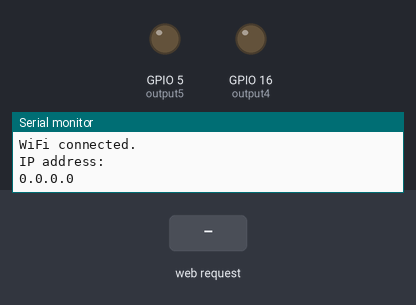
Bench run of a sketch on a simulated ESP8266 (NodeMCU). Parts: output pins drawn as LEDs (lit = HIGH), the last lines printed to the serial monitor. The inputs (shaded band) are chosen by the test bench.

Above: at 1.2 s.
1.3 s: HTTP request GET /5/on received
At 2.3 s:
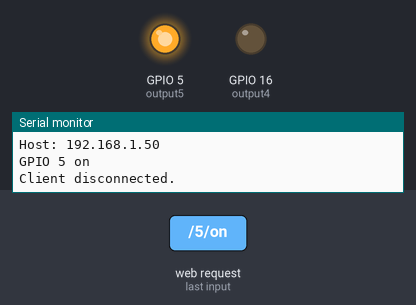
2.8 s: HTTP request GET /4/on received
At 3.5 s:
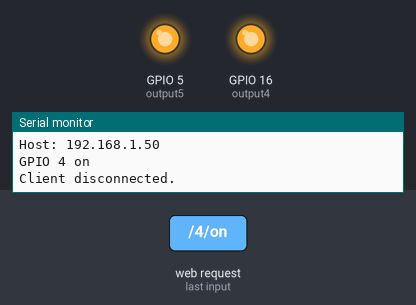
4.3 s: HTTP request GET /5/off received
At 4.6 s:
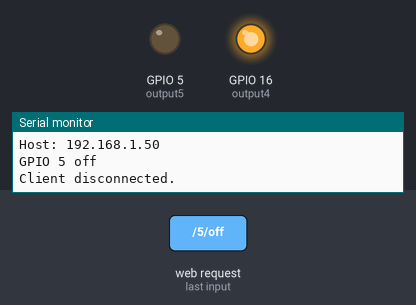
5.8 s: HTTP request GET /4/off received
At 7.0 s:
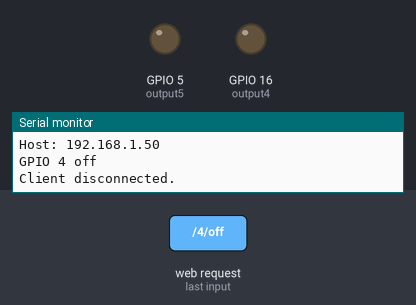
Timing chart, 0 to 8.3 s (numbered marks = the images above; inputs shaded):
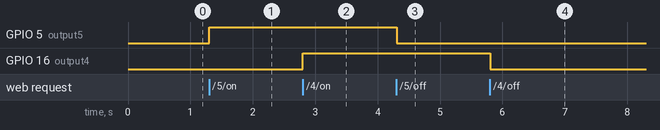

The sketch:

esp8266-serwer.ino
```cpp
#include <ESP8266WiFi.h>

// Replace with your network credentials
const char* ssid     = "";
const char* password = "";

// Set web server port number to 80
WiFiServer server(80);

// Variable to store the HTTP request
String header;

// Auxiliar variables to store the current output state
String output5State = "off";
String output4State = "off";

// Assign output variables to GPIO pins
const int output5 = 5;
const int output4 = 16;

void setup() {
  IPAddress localIp(192,168,1,1);
  IPAddress gateway(192,168,1,1);
  IPAddress subnet(255,255,255,0);

  Serial.begin(115200);
  // Initialize the output variables as outputs
  pinMode(output5, OUTPUT);
  pinMode(output4, OUTPUT);
  // Set outputs to LOW
  digitalWrite(output5, LOW);
  digitalWrite(output4, LOW);

  WiFi.softAPConfig(localIp, gateway, subnet);
  WiFi.softAP(ssid, password);

  // Print local IP address and start web server
  Serial.println("");
  Serial.println("WiFi connected.");
  Serial.println("IP address: ");
  Serial.println(WiFi.localIP());


  server.begin();
}

void loop(){
  WiFiClient client = server.available();   // Listen for incoming clients

  if (client) {                             // If a new client connects,
    Serial.println("New Client.");          // print a message out in the serial port
    String currentLine = "";                // make a String to hold incoming data from the client
    while (client.connected()) {            // loop while the client's connected
      if (client.available()) {             // if there's bytes to read from the client,
        char c = client.read();             // read a byte, then
        Serial.write(c);                    // print it out the serial monitor
        header += c;
        if (c == '\n') {                    // if the byte is a newline character
          // if the current line is blank, you got two newline characters in a row.
          // that's the end of the client HTTP request, so send a response:
          if (currentLine.length() == 0) {
            // HTTP headers always start with a response code (e.g. HTTP/1.1 200 OK)
            // and a content-type so the client knows what's coming, then a blank line:
            client.println("HTTP/1.1 200 OK");
            client.println("Content-type:text/html");
            client.println("Connection: close");
            client.println();

            // turns the GPIOs on and off
            if (header.indexOf("GET /5/on") >= 0) {
              Serial.println("GPIO 5 on");
              output5State = "on";
              digitalWrite(output5, HIGH);
            } else if (header.indexOf("GET /5/off") >= 0) {
              Serial.println("GPIO 5 off");
              output5State = "off";
              digitalWrite(output5, LOW);
            } else if (header.indexOf("GET /4/on") >= 0) {
              Serial.println("GPIO 4 on");
              output4State = "on";
              digitalWrite(output4, HIGH);
            } else if (header.indexOf("GET /4/off") >= 0) {
              Serial.println("GPIO 4 off");
              output4State = "off";
              digitalWrite(output4, LOW);
            }

            // Display the HTML web page
            client.println("<!DOCTYPE html><html>");
            client.println("<head><meta name=\"viewport\" content=\"width=device-width, initial-scale=1\">");
            client.println("<link rel=\"icon\" href=\"data:,\">");
            // CSS to style the on/off buttons
            // Feel free to change the background-color and font-size attributes to fit your preferences
            client.println("<style>html { font-family: Helvetica; display: inline-block; margin: 0px auto; text-align: center;}");
            client.println(".button { background-color: #195B6A; border: none; color: white; padding: 16px 40px;");
            client.println("text-decoration: none; font-size: 30px; margin: 2px; cursor: pointer;}");
            client.println(".button2 {background-color: #77878A;}</style></head>");

            // Web Page Heading
            client.println("<body><h1>ESP8266 Web Server</h1>");

            // Display current state, and ON/OFF buttons for GPIO 5
            client.println("<p>LED 1 " + output5State + "</p>");
            // If the output5State is off, it displays the ON button
            if (output5State=="off") {
              client.println("<p><a href=\"/5/on\"><button class=\"button\">ON</button></a></p>");
            } else {
              client.println("<p><a href=\"/5/off\"><button class=\"button button2\">OFF</button></a></p>");
            }

            // Display current state, and ON/OFF buttons for GPIO 4
            client.println("<p>LED 2 " + output4State + "</p>");
            // If the output4State is off, it displays the ON button
            if (output4State=="off") {
              client.println("<p><a href=\"/4/on\"><button class=\"button\">ON</button></a></p>");
            } else {
              client.println("<p><a href=\"/4/off\"><button class=\"button button2\">OFF</button></a></p>");
            }
            client.println("</body></html>");

            // The HTTP response ends with another blank line
            client.println();
            // Break out of the while loop
            break;

          } else { // if you got a newline, then clear currentLine
            currentLine = "";
          }
        } else if (c != '\r') {  // if you got anything else but a carriage return character,
          currentLine += c;      // add it to the end of the currentLine
        }
      }
    }
    // Clear the header variable
    header = "";
    // Close the connection
    client.stop();
    Serial.println("Client disconnected.");
    Serial.println("");
  }
}
```

Measured:
- after the input at 1.3 s, GPIO 5 (output5): LOW → HIGH at once
- after the input at 2.8 s, GPIO 16 (output4): LOW → HIGH at once
- after the input at 4.3 s, GPIO 5 (output5): HIGH → LOW at once
- after the input at 5.8 s, GPIO 16 (output4): HIGH → LOW at once
